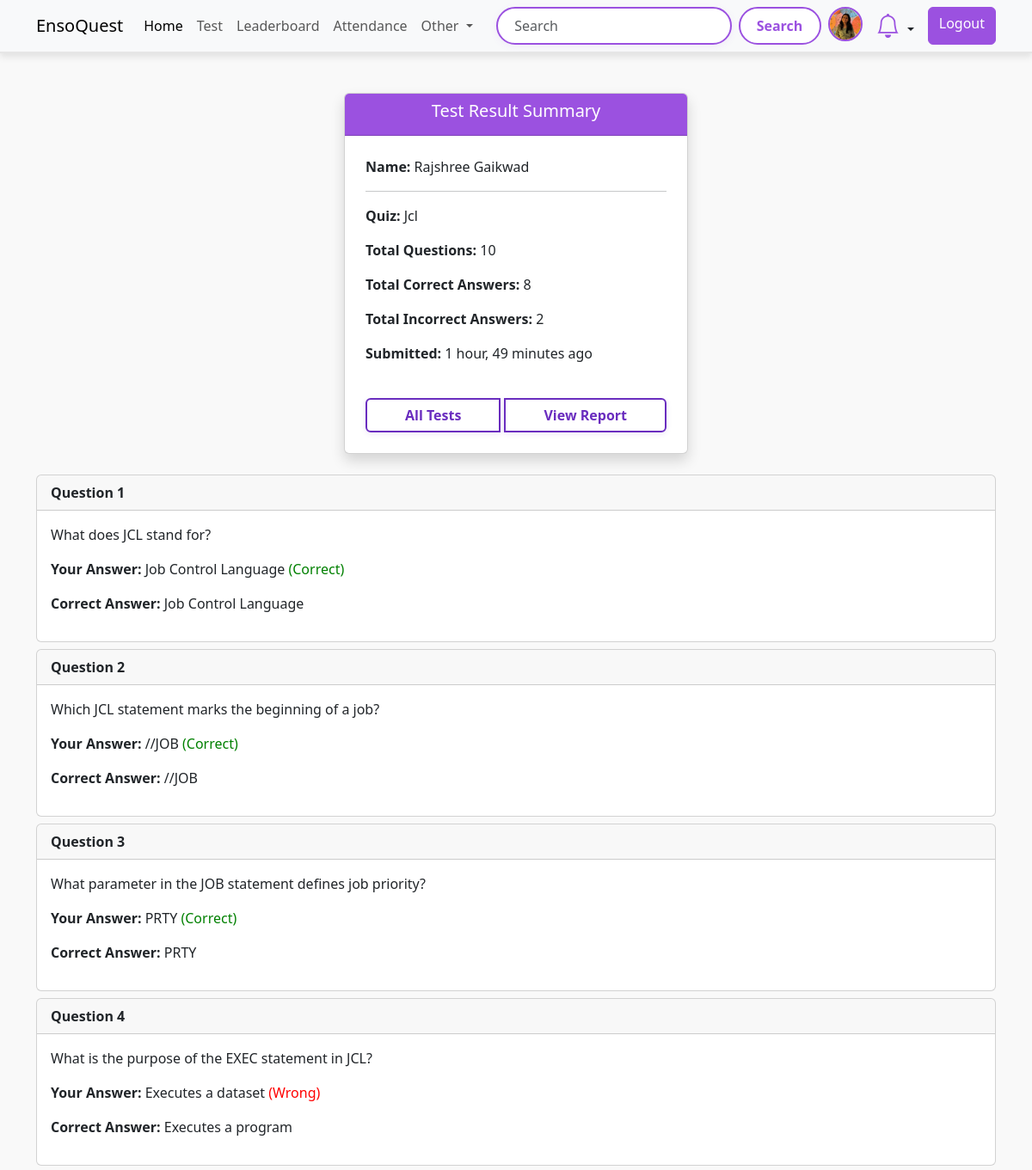
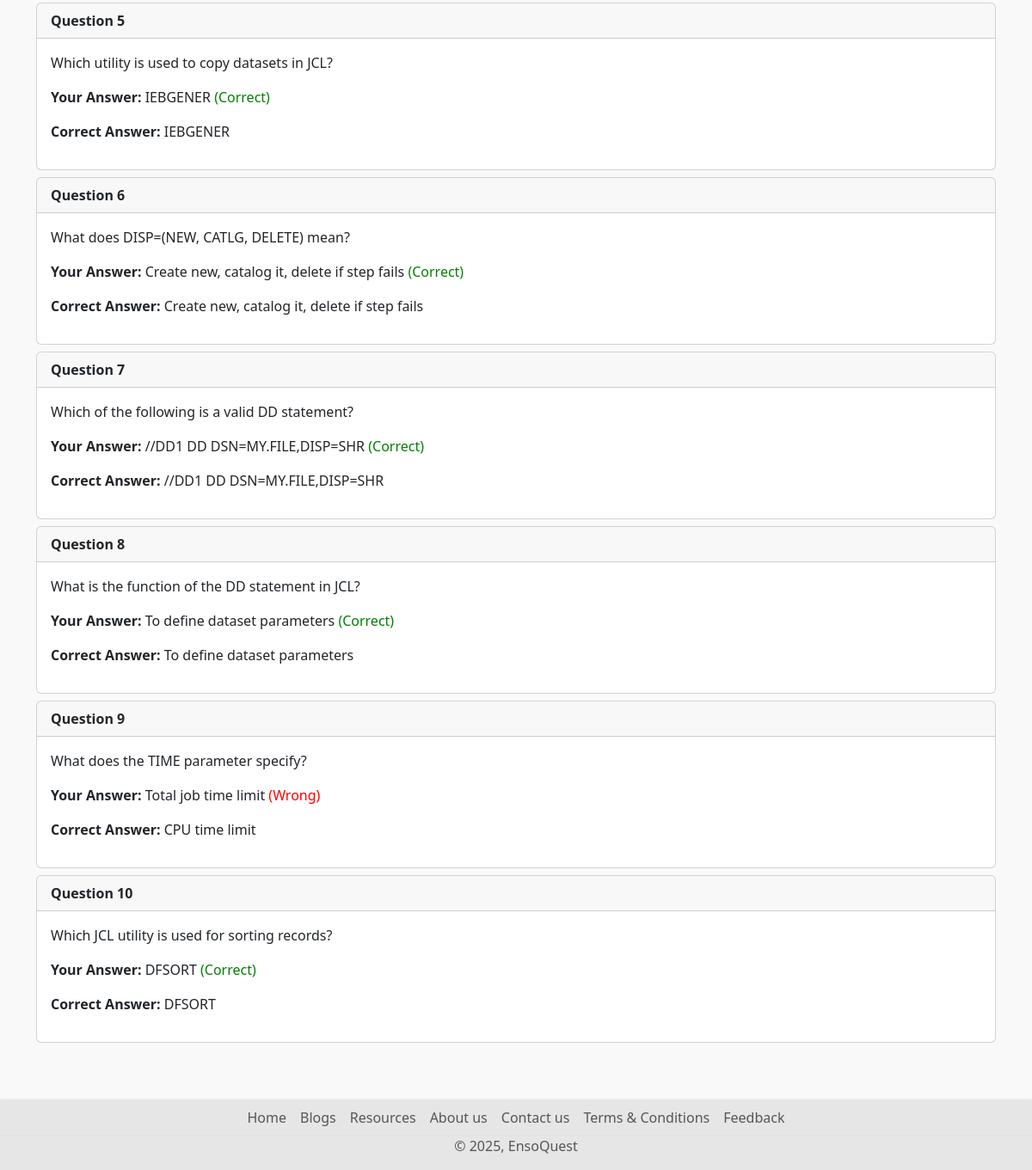
/quiz/82/result (signed in), run on the app's committed database (2 pictures, top to bottom).
### account/models.py (models this page shows, shortened)
class Profile(models.Model):
    user = models.OneToOneField(User,on_delete=models.CASCADE, null=True,verbose_name='User Object')
    position = models.CharField(max_length=100,blank=True,null=True)
    bio = models.TextField(blank=True,null=True)
    profile_img = models.ImageField(upload_to='profile_image', default='user.png',blank=True,null=True,verbose_name= 'Profile Pic')
    @property
    def full_name(self):
      full_name = f"{self.user.first_name} {self.user.last_name}".strip()
      return full_name if full_name else None

### quiz/models.py (models this page shows, shortened)
class QuizSubmission(models.Model):
    user = models.ForeignKey(User, on_delete=models.CASCADE)
    quiz = models.ForeignKey('Quiz', on_delete=models.CASCADE)
    score = models.IntegerField()
    submitted_at = models.DateTimeField(auto_now_add=True)

class Quiz(models.Model):
    title = models.CharField(max_length=255)
    description = models.TextField()
    category = models.ForeignKey(Category, on_delete=models.CASCADE)
    quiz_file = models.FileField(upload_to='quiz/')
    created_at = models.DateTimeField(auto_now_add=True)
    updated_at = models.DateTimeField(auto_now=True)
    class Meta:
        verbose_name_plural = 'Tests'

class Question(models.Model):
    quiz = models.ForeignKey(Quiz,on_delete=models.CASCADE)
    text = models.TextField()

class Choice(models.Model):
    question = models.ForeignKey(Question,on_delete=models.CASCADE)
    text = models.CharField(max_length=255)
    is_correct = models.BooleanField(default=False)

### quiz/views.py (the view)
# urls.py: path('<int:submission_id>/result',views.quiz_result_view, name='quiz_result'),
@login_required
def quiz_result_view(request, submission_id):
    submission = get_object_or_404(QuizSubmission, id=submission_id)
    total_questions = submission.quiz.question_set.count()
    correct_answers = QuizAnswer.objects.filter(
        submission=submission,
        selected_choice__is_correct=True
    ).count()
    all_answers = QuizAnswer.objects.filter(submission=submission)
    context = {
        'submission': submission,
        'total_questions': total_questions,
        'correct_answers': correct_answers,
        'answers': all_answers,
    }
    return render(request, 'test-result.html', context)

### base/context_processors.py (called while the page is built)
def notification_count(request):
    if request.user.is_authenticated:
        unread_count = Notification.objects.filter(user=request.user, is_read=False).count()
        return {'unread_notification_count': unread_count}
    return {}

### quiz/templatetags/custom_filters.py (called while the page is built)
@register.filter
def subtract(value, arg):
    try:
        return int(value) - int(arg)
    except Exception:
        return ''

@register.filter
def get_selected(answers, question):
    if not answers:
        return None
    answer = answers.filter(question=question).first()
    if answer:
        return answer.selected_choice
    return None

### Templates/test-result.html (shortened to what this page needs)
{% extends 'index.html' %}
{% load custom_filters %}
{% block content %}
{% load static %}
<link rel="stylesheet" href="{% static 'css/test_result.css' %}">
<div class="container my-5">
    <div class="result-card">
        <div class="card shadow">
            <div class="card-header text-center bg-purple text-white">
                <h5>Test Result Summary</h5>
            </div>
            <div class="card-body">
                <p><strong>Name:</strong> {{ submission.user.profile.full_name|default:submission.user.username }}</p>
                <hr>
                <p><strong>Quiz:</strong> {{ submission.quiz.title|title }}</p>
                <p><strong>Total Questions:</strong> {{ total_questions }}</p>
                <p><strong>Total Correct Answers:</strong> {{ correct_answers }}</p>
                <p><strong>Total Incorrect Answers:</strong> {{ total_questions|subtract:correct_answers }}</p>
                <p><strong>Submitted:</strong> {{ submission.submitted_at|timesince }} ago</p>
            </div>
            <div class="btn-group text-center">
                <a href="{% url 'all_quiz' %}" class="btn btn-outline-primary">All Tests</a>
                <a href="{% url 'quiz_report' submission.quiz.id %}" class="btn btn-outline-primary">
                 View Report
                </a>
            </div>
        </div>
    </div>
    <div class="questions my-4">
        {% for question in submission.quiz.question_set.all %}
        <div class="card mb-2 question">
            <div class="card-header fw-bold">
                Question {{ forloop.counter }}
            </div>
            <div class="card-body">
                <p class="card-text">{{ question.text }}</p>
                {% with user_answer=answers|get_selected:question %}
                    <p><strong>Your Answer:</strong>
                        {% if user_answer %}
                            {{ user_answer.text }}
                            {% if user_answer.is_correct %}
                                <span style="color: green;">(Correct)</span>
                            {% else %}
                                <span style="color: red;">(Wrong)</span>
                            {% endif %}
                        {% else %}
                            <em>No answer given</em>
                        {% endif %}
                    </p>
                {% endwith %}
                <p><strong>Correct Answer:</strong>
                    {% for choice in question.choice_set.all %}
                        {% if choice.is_correct %}
                            {{ choice.text }}
                        {% endif %}
                    {% endfor %}
                </p>
            </div>
        </div>
        {% endfor %}
    </div>
</div>
{% endblock content %}

### Templates/components/navbar.html (shortened to what this page needs)
<nav class="navbar navbar-expand-lg bg-body-tertiary d-none d-lg-block">
  <div class="container">
    <a class="navbar-brand" href="{% url 'home' %}">EnsoQuest</a>
    <div class="collapse navbar-collapse" id="navbarSupportedContent">
      <ul class="navbar-nav me-auto mb-2 mb-lg-0">
        <li class="nav-item">
          <a class="nav-link active" aria-current="page" href="{% url 'home' %}">Home</a>
        </li>
        <li class="nav-item">
          <a class="nav-link" href="{% url 'all_quiz' %}">Test</a>
        </li>
        <li class="nav-item">
          <a class="nav-link" href="{% url 'leaderboard' %}">Leaderboard</a>
        </li>
        {% if request.user.is_authenticated %}
          {% if request.user.is_superuser %}
            <li class="nav-item">
              <a class="nav-link" href="{% url 'attendance:session_list' %}">Attendance</a>
            </li>
          {% else %}
            <li class="nav-item">
              <a class="nav-link" href="{% url 'attendance:student_attendance_report' %}">Attendance</a>
            </li>
          {% endif %}
        {% endif %}
        <li class="nav-item dropdown">
          <a class="nav-link dropdown-toggle" href="#" role="button" data-bs-toggle="dropdown" aria-expanded="false">
            Other
          </a>
        </li>
      </ul>
      <form class="d-flex" role="search" action="{% url 'search_users' %}">
        <input class="form-control me-2" type="search" name="q" placeholder="Search" aria-label="Search">
        <button class="btn btn-search" type="submit">Search</button>
        {% if request.user.is_authenticated %}
          <a href="{% url 'profile' request.user.username %}" data-bs-toggle="tooltip" data-bs-placement="bottom" data-bs-title="{{ request.user.username }}" class="mx-2">
            <img src="{{ request.user.profile.profile_img.url }}" class="rounded-circle profile-img-purple" width="40" height="40" alt="profile_img">
          </a>
          <li class="nav-item dropdown list-unstyled mx-2">
            <a class="nav-link dropdown-toggle position-relative" href="#" id="notificationDropdown" data-bs-toggle="dropdown" role="button" aria-expanded="false">
              <i class="bi bi-bell fs-3 bell-purple"></i>
            </a>
          </li>
          <a href="{% url 'logout' %}" class="btn btn-log ms-2">Logout</a>
        {% else %}
          <a href="{% url 'login' %}" class="btn btn-log ms-2">Login</a>
        {% endif %}
      </form>
    </div>
  </div>
</nav>

### static/css/style.css (style rules this page uses)
body { background-color: #f9f9f9; font-family: 'Segoe UI', Tahoma, Geneva, Verdana, sans-serif; padding-top: 60px; padding-bottom: 50px; margin: 0; }
nav.navbar { position: fixed; top: 0; left: 0; right: 0; width: 100%; background-color: rgba(249, 249, 249, 0.8); box-shadow: 0 4px 8px rgba(0, 0, 0, 0.1); border-bottom: 2px solid #e6e6e6; z-index: 9999; }
.form-control[type="search"] { border: 2px solid #9b51e0; border-radius: 999px; padding: 0.5rem 1.2rem; transition: all 0.3s ease; box-shadow: 0 2px 8px rgba(155, 81, 224, 0.08); }
.navbar .btn-search { background-color: #fff; color: #9b51e0; border: 2px solid #9b51e0; border-radius: 999px; padding: 0.4rem 1.2rem; font-weight: 600; transition: all 0.3s ease; }
.navbar .btn-log, .form-inline .btn-log { background-color: #9b51e0; background: #9b51e0; border-color: #9b51e0; color: white; font-weight: 500; }
.bell-purple { color: #9b51e0 !important; }
.bg-purple { background-color: #9b51e0 !important; color: white !important; }
.profile-img-purple { border: 2px solid #9b51e0; border-radius: 50%; }

### static/css/test_result.css (style rules this page uses)
.result-card { max-width: 400px; margin: auto; }
.result-card .card-body { padding: 0 1.5rem; padding-top: 1.5rem; }
.questions { user-select: none; }
body { background-color: #f9f9f9; }
.btn-outline-primary { border: 2px solid #6a2dbf; color: #6a2dbf; box-shadow: 0 2px 6px rgba(106, 45, 191, 0.1); font-weight: 600; }
.btn-group { margin: 1.5rem; gap:5px; }

### data on the page
QuizSubmission: user.profile.full_name "Rajshree Gaikwad", quiz "Jcl", submitted_at "1 hour, 49 minutes"
Question: text "What does JCL stand for?", shows "(Correct)"
Choice: text "Job Control Language"
Question: text "Which JCL statement marks the beginning of a job?", shows "(Correct)"
Choice: text "//JOB"
Question: text "What parameter in the JOB statement defines job priority?", shows "(Correct)"
Choice: text "PRTY"
Question: text "What is the purpose of the EXEC statement in JCL?", shows "(Wrong)"
Choice: text "Executes a dataset"
Choice: text "Executes a program"
Question: text "Which utility is used to copy datasets in JCL?", shows "(Correct)"
Choice: text "IEBGENER"
Question: text "What does DISP=(NEW, CATLG, DELETE) mean?", shows "(Correct)"
Choice: text "Create new, catalog it, delete if step fails"
Question: text "Which of the following is a valid DD statement?", shows "(Correct)"
Choice: text "//DD1 DD DSN=MY.FILE,DISP=SHR"
Question: text "What is the function of the DD statement in JCL?", shows "(Correct)"
Choice: text "To define dataset parameters"
Question: text "What does the TIME parameter specify?", shows "(Wrong)"
Choice: text "Total job time limit"
Choice: text "CPU time limit"
Question: text "Which JCL utility is used for sorting records?", shows "(Correct)"
Choice: text "DFSORT"

### other printed values
{{ total_questions }} "10"
{{ correct_answers }} "8"
{{ total_questions|subtract:correct_answers }} "2"
